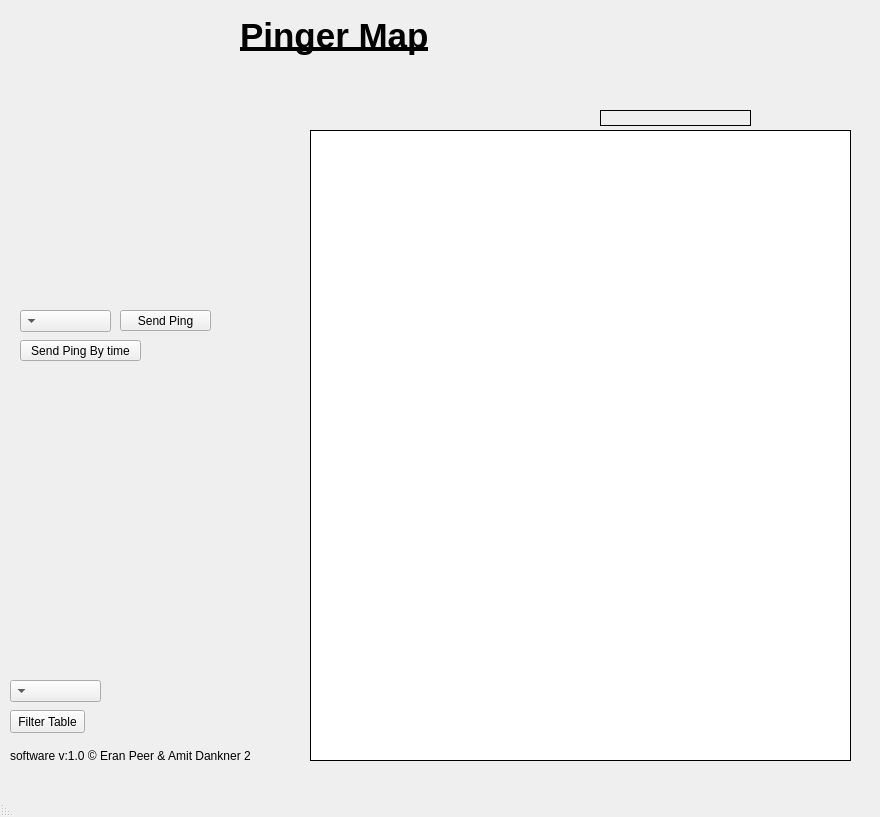
<?xml version="1.0" encoding="UTF-8"?>
<ui version="4.0">
 <class>MainPinger</class>
 <widget class="QMainWindow" name="MainPinger">
  <property name="enabled">
   <bool>true</bool>
  </property>
  <property name="geometry">
   <rect>
    <x>0</x>
    <y>0</y>
    <width>880</width>
    <height>817</height>
   </rect>
  </property>
  <property name="windowTitle">
   <string>Pinger</string>
  </property>
  <property name="layoutDirection">
   <enum>Qt::RightToLeft</enum>
  </property>
  <property name="autoFillBackground">
   <bool>true</bool>
  </property>
  <property name="styleSheet">
   <string notr="true"/>
  </property>
  <property name="toolButtonStyle">
   <enum>Qt::ToolButtonIconOnly</enum>
  </property>
  <widget class="QWidget" name="centralwidget">
   <property name="toolTipDuration">
    <number>4</number>
   </property>
   <widget class="QPushButton" name="pingTimeBTN">
    <property name="geometry">
     <rect>
      <x>20</x>
      <y>340</y>
      <width>121</width>
      <height>21</height>
     </rect>
    </property>
    <property name="text">
     <string>Send Ping By time</string>
    </property>
   </widget>
   <widget class="QPushButton" name="pingMBTN">
    <property name="geometry">
     <rect>
      <x>120</x>
      <y>310</y>
      <width>91</width>
      <height>21</height>
     </rect>
    </property>
    <property name="text">
     <string>Send Ping</string>
    </property>
   </widget>
   <widget class="QComboBox" name="comboBoxF">
    <property name="geometry">
     <rect>
      <x>10</x>
      <y>680</y>
      <width>91</width>
      <height>22</height>
     </rect>
    </property>
   </widget>
   <widget class="QLabel" name="label">
    <property name="geometry">
     <rect>
      <x>240</x>
      <y>10</y>
      <width>351</width>
      <height>51</height>
     </rect>
    </property>
    <property name="font">
     <font>
      <pointsize>26</pointsize>
      <weight>75</weight>
      <bold>true</bold>
      <underline>true</underline>
     </font>
    </property>
    <property name="text">
     <string>Pinger Map</string>
    </property>
   </widget>
   <widget class="QComboBox" name="comboBoxTime">
    <property name="geometry">
     <rect>
      <x>20</x>
      <y>310</y>
      <width>91</width>
      <height>22</height>
     </rect>
    </property>
   </widget>
   <widget class="QTableWidget" name="tableWidget">
    <property name="enabled">
     <bool>true</bool>
    </property>
    <property name="geometry">
     <rect>
      <x>310</x>
      <y>130</y>
      <width>541</width>
      <height>631</height>
     </rect>
    </property>
    <property name="sizePolicy">
     <sizepolicy hsizetype="Fixed" vsizetype="Fixed">
      <horstretch>0</horstretch>
      <verstretch>0</verstretch>
     </sizepolicy>
    </property>
    <property name="acceptDrops">
     <bool>false</bool>
    </property>
    <property name="layoutDirection">
     <enum>Qt::LeftToRight</enum>
    </property>
    <property name="frameShape">
     <enum>QFrame::Box</enum>
    </property>
    <property name="frameShadow">
     <enum>QFrame::Plain</enum>
    </property>
    <property name="autoScroll">
     <bool>false</bool>
    </property>
    <property name="editTriggers">
     <set>QAbstractItemView::NoEditTriggers</set>
    </property>
    <property name="selectionMode">
     <enum>QAbstractItemView::NoSelection</enum>
    </property>
    <property name="wordWrap">
     <bool>true</bool>
    </property>
    <property name="cornerButtonEnabled">
     <bool>true</bool>
    </property>
   </widget>
   <widget class="QLabel" name="lastTime">
    <property name="geometry">
     <rect>
      <x>600</x>
      <y>110</y>
      <width>151</width>
      <height>16</height>
     </rect>
    </property>
    <property name="frameShape">
     <enum>QFrame::Box</enum>
    </property>
    <property name="text">
     <string/>
    </property>
    <property name="wordWrap">
     <bool>false</bool>
    </property>
   </widget>
   <widget class="QPushButton" name="FilterBy">
    <property name="geometry">
     <rect>
      <x>10</x>
      <y>710</y>
      <width>75</width>
      <height>23</height>
     </rect>
    </property>
    <property name="text">
     <string>Filter Table</string>
    </property>
   </widget>
   <widget class="QLabel" name="label_4">
    <property name="geometry">
     <rect>
      <x>10</x>
      <y>740</y>
      <width>241</width>
      <height>31</height>
     </rect>
    </property>
    <property name="text">
     <string>software v:1.0 © Eran Peer &amp; Amit Dankner 2020</string>
    </property>
   </widget>
  </widget>
  <widget class="QMenuBar" name="menubar">
   <property name="geometry">
    <rect>
     <x>0</x>
     <y>0</y>
     <width>880</width>
     <height>21</height>
    </rect>
   </property>
  </widget>
  <widget class="QStatusBar" name="statusbar"/>
 </widget>
 <resources/>
 <connections/>
</ui>
